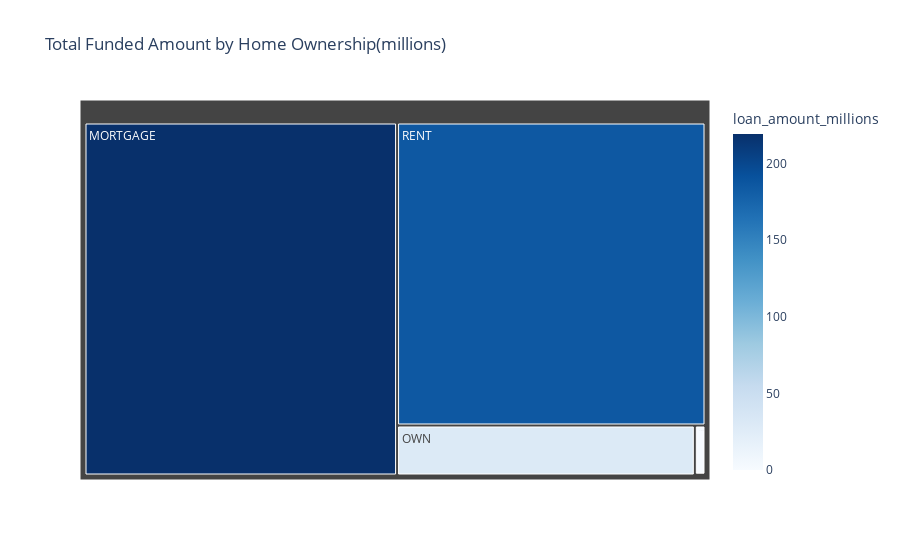

The cell this chart's notebook holds for it:
### Markdown cell above
### Home Ownership by Total Funded Amount

### Code cell
home_funding = df.groupby('home_ownership')['loan_amount'].sum().reset_index()
home_funding['loan_amount_millions'] = home_funding['loan_amount'] / 1000000

fig = px.treemap(
    home_funding,
    path=['home_ownership'],
    values= 'loan_amount_millions',
    color='loan_amount_millions',
    color_continuous_scale='Blues',
    title='Total Funded Amount by Home Ownership(millions)'
)

fig.show()

### Figure 1 — Plotly figure (JSON) as saved in the notebook; plotly's stock layout.template omitted (floating-point values rounded to 4 significant figures)
{"data": [{"branchvalues": "total", "customdata": [[219.3], [0.0168], [1.045], [29.6], [185.8]], "domain": {"x": [0, 1], "y": [0, 1]}, "hovertemplate": "labels=%{label}<br>loan_amount_millions_sum=%{value}<br>parent=%{parent}<br>id=%{id}<br>loan_amount_millions=%{color}<extra></extra>", "ids": ["MORTGAGE", "NONE", "OTHER", "OWN", "RENT"], "labels": ["MORTGAGE", "NONE", "OTHER", "OWN", "RENT"], "marker": {"coloraxis": "coloraxis", "colors": [219.3, 0.0168, 1.045, 29.6, 185.8]}, "name": "", "parents": ["", "", "", "", ""], "type": "treemap", "values": [219.3, 0.0168, 1.045, 29.6, 185.8]}], "layout": {"autosize": true, "coloraxis": {"colorbar": {"title": {"text": "loan_amount_millions"}}, "colorscale": [[0, "rgb(247,251,255)"], [0.125, "rgb(222,235,247)"], [0.25, "rgb(198,219,239)"], [0.375, "rgb(158,202,225)"], [0.5, "rgb(107,174,214)"], [0.625, "rgb(66,146,198)"], [0.75, "rgb(33,113,181)"], [0.875, "rgb(8,81,156)"], [1, "rgb(8,48,107)"]]}, "legend": {"tracegroupgap": 0}, "title": {"text": "Total Funded Amount by Home Ownership(millions)"}}}
